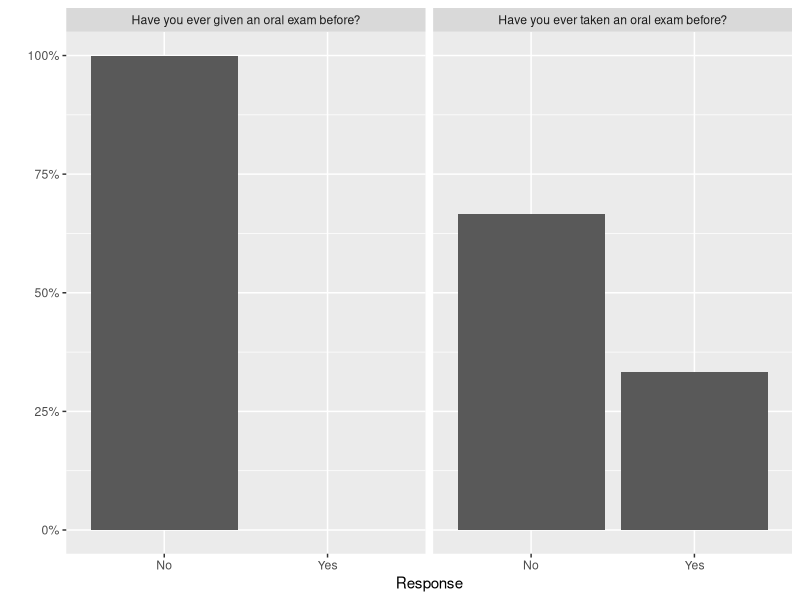
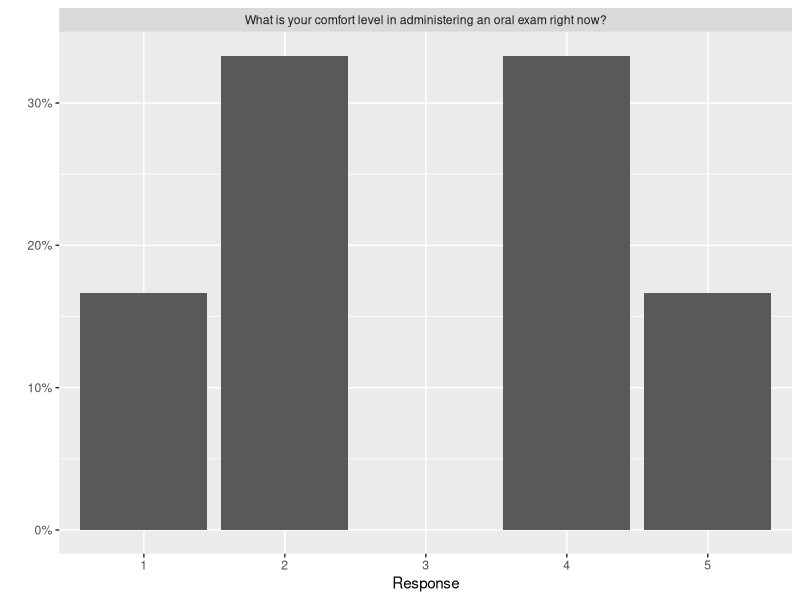
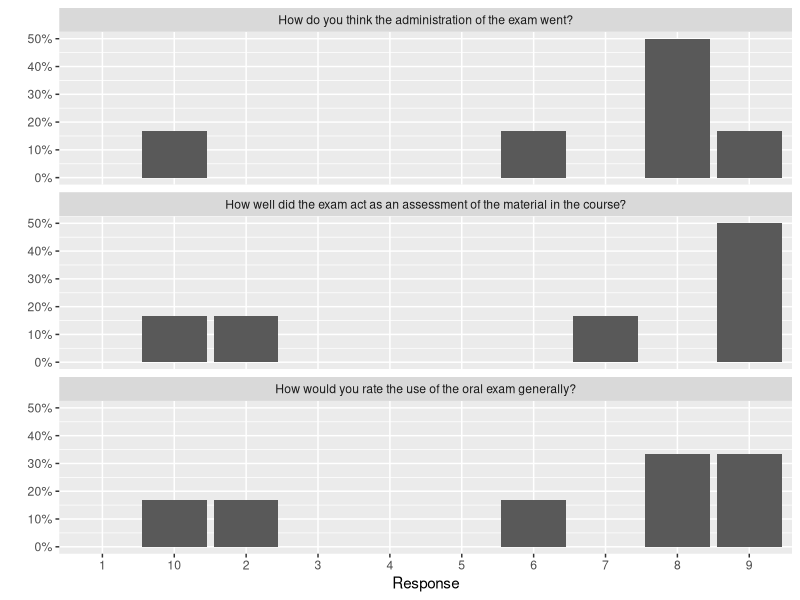
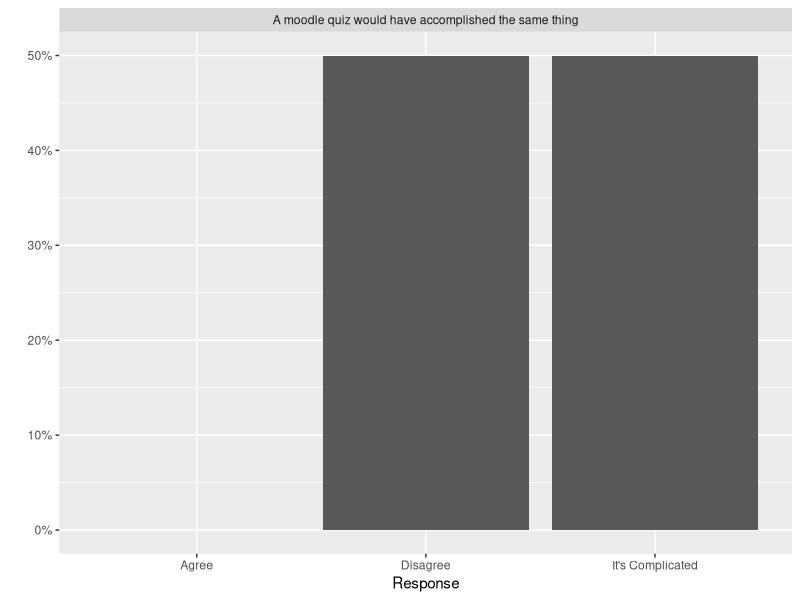

Recreate these plots in R, in order.
## ---- chunk 1
library(ggplot2)
library(readr)
library(dplyr)
Survey_Data <- read_csv(file="Tables_and_Graphs.csv")

Pre_Exam_1 <- Survey_Data |> filter(Exam == "Pre", Response %in% c("Yes","No")) |> ggplot(aes(x=Response, y=Percentage, group = Response))+geom_bar(stat = "identity", position=position_dodge()) + scale_y_continuous(labels=scales::percent) + facet_wrap(vars(Question_Graph_Title))+ylab(label="")

Pre_Exam_2 <- Survey_Data |> filter(Exam == "Pre", ! Response %in% c("Yes","No")) |> ggplot(aes(x=Response, y=Percentage, group = Response))+geom_bar(stat = "identity", position=position_dodge()) + scale_y_continuous(labels=scales::percent) + facet_wrap(vars(Question_Graph_Title))+ylab(label="")

Middle_Exam <- Survey_Data |> filter(Exam == "Middle") |> ggplot(aes(x=Response, y=Percentage, group = Response))+geom_bar(stat = "identity", position=position_dodge()) + facet_wrap(vars(Question_Graph_Title), nrow=3)+scale_y_continuous(labels = scales::percent)+ylab(label="")

Post_Exam <- Survey_Data |> filter(Exam == "Post") |> ggplot(aes(x=Response, y=Percentage, group = Response))+geom_bar(stat = "identity", position=position_dodge()) + facet_wrap(vars(Question_Graph_Title), nrow=1)+scale_y_continuous(labels = scales::percent)+ylab(label="")
## ---- chunk 2
Pre_Exam_1

## ---- chunk 3
Pre_Exam_2

## ---- chunk 4
Middle_Exam

## ---- chunk 5
Post_Exam
